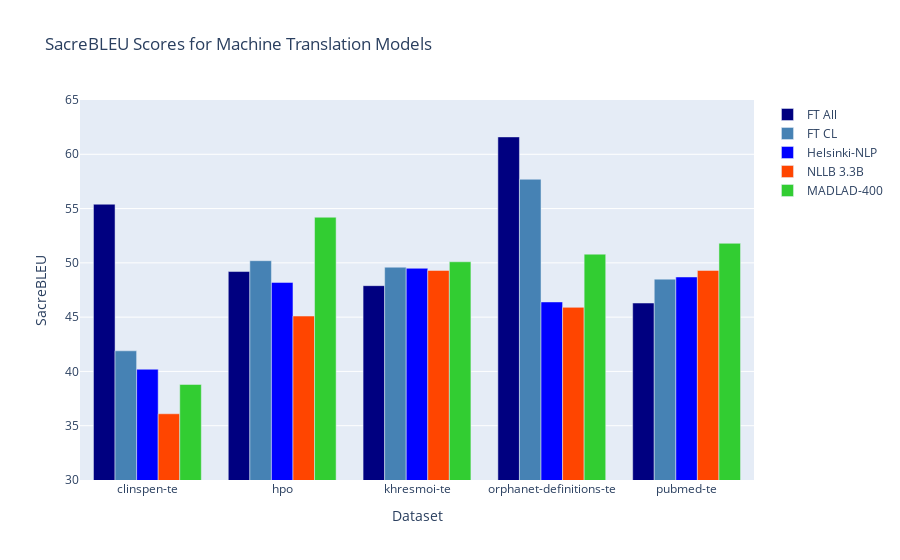

The notebook cell this image was saved under:
### Code cell
sacrebleu_results = pd.DataFrame([['clinspen-te', 55.4, 41.9, 40.2, 36.1, 38.8],
                                  ['hpo', 49.2, 50.2, 48.2, 45.1, 54.2],
                                  ['khresmoi-te', 47.9, 49.6, 49.5, 49.3, 50.1],
                                  ['orphanet-definitions-te', 61.6, 57.7, 46.4, 45.9, 50.8],
                                  ['pubmed-te', 46.3, 48.5, 48.7, 49.3, 51.8]],
                                 columns=['Dataset', 'FT All', 'FT CL', 'Helsinki-NLP', 'NLLB 3.3B', 'MADLAD-400'])

plot_sacrebleu_bar_chart(sacrebleu_results)

### Figure 1 — Plotly figure (JSON) as saved in the notebook; plotly's stock layout.template omitted (floating-point values rounded to 4 significant figures)
{"data": [{"marker": {"color": "navy"}, "name": "FT All", "x": ["clinspen-te", "hpo", "khresmoi-te", "orphanet-definitions-te", "pubmed-te"], "y": [55.4, 49.2, 47.9, 61.6, 46.3], "type": "bar"}, {"marker": {"color": "steelblue"}, "name": "FT CL", "x": ["clinspen-te", "hpo", "khresmoi-te", "orphanet-definitions-te", "pubmed-te"], "y": [41.9, 50.2, 49.6, 57.7, 48.5], "type": "bar"}, {"marker": {"color": "blue"}, "name": "Helsinki-NLP", "x": ["clinspen-te", "hpo", "khresmoi-te", "orphanet-definitions-te", "pubmed-te"], "y": [40.2, 48.2, 49.5, 46.4, 48.7], "type": "bar"}, {"marker": {"color": "orangered"}, "name": "NLLB 3.3B", "x": ["clinspen-te", "hpo", "khresmoi-te", "orphanet-definitions-te", "pubmed-te"], "y": [36.1, 45.1, 49.3, 45.9, 49.3], "type": "bar"}, {"marker": {"color": "limegreen"}, "name": "MADLAD-400", "x": ["clinspen-te", "hpo", "khresmoi-te", "orphanet-definitions-te", "pubmed-te"], "y": [38.8, 54.2, 50.1, 50.8, 51.8], "type": "bar"}], "layout": {"barmode": "group", "title": {"text": "SacreBLEU Scores for Machine Translation Models"}, "xaxis": {"title": {"text": "Dataset"}}, "yaxis": {"range": [30, 65], "title": {"text": "SacreBLEU"}}}}
